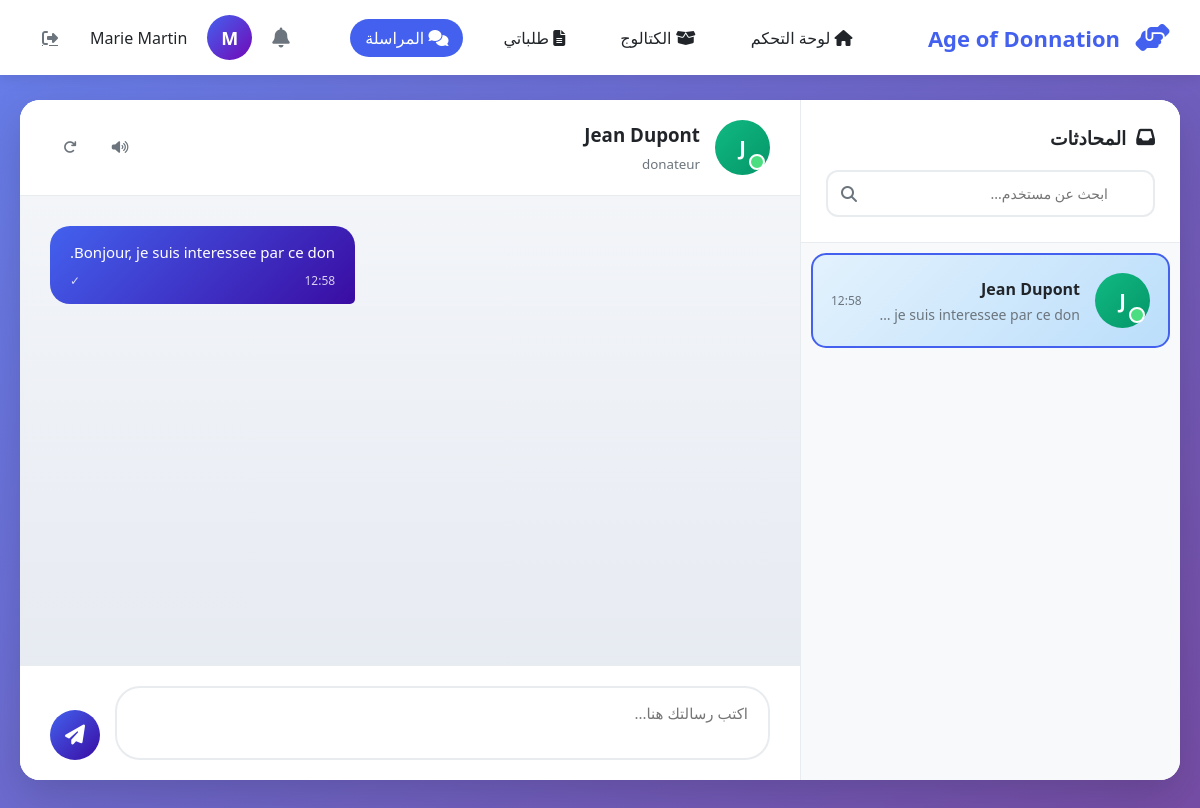
Page /beneficiaire/messagerie.php?user_id=2 (signed in) on the committed database.
### tables this page shows
CREATE TABLE `users` (
  `id` INT(11) NOT NULL AUTO_INCREMENT,
  `nom` VARCHAR(100) NOT NULL,
  `email` VARCHAR(255) NOT NULL,
  `password` VARCHAR(255) NOT NULL,
  `type` ENUM('donateur','beneficiaire','livreur','admin') NOT NULL,
  `telephone` VARCHAR(20) DEFAULT NULL,
  `adresse` TEXT DEFAULT NULL,
  `ville` VARCHAR(100) DEFAULT NULL,
  `status` ENUM('active','inactive','pending') DEFAULT 'active',
  `reset_token` VARCHAR(100) DEFAULT NULL,
  `reset_expires` DATETIME DEFAULT NULL,
  `created_at` TIMESTAMP NOT NULL DEFAULT CURRENT_TIMESTAMP,
  `updated_at` TIMESTAMP NOT NULL DEFAULT CURRENT_TIMESTAMP ON UPDATE CURRENT_TIMESTAMP,
  PRIMARY KEY (`id`),
  UNIQUE KEY `email` (`email`)
);

CREATE TABLE `messages` (
  `id` INT(11) NOT NULL AUTO_INCREMENT,
  `expediteur_id` INT(11) NOT NULL,
  `destinataire_id` INT(11) NOT NULL,
  `demande_id` INT(11) DEFAULT NULL,
  `message` TEXT NOT NULL,
  `lu` TINYINT(1) DEFAULT 0,
  `lu_at` TIMESTAMP NULL DEFAULT NULL,
  `created_at` TIMESTAMP NOT NULL DEFAULT CURRENT_TIMESTAMP,
  PRIMARY KEY (`id`),
  KEY `expediteur_id` (`expediteur_id`),
  KEY `destinataire_id` (`destinataire_id`),
  KEY `demande_id` (`demande_id`),
  CONSTRAINT `messages_ibfk_1`
    FOREIGN KEY (`expediteur_id`) REFERENCES `users` (`id`)
    ON DELETE CASCADE,
  CONSTRAINT `messages_ibfk_2`
    FOREIGN KEY (`destinataire_id`) REFERENCES `users` (`id`)
    ON DELETE CASCADE,
  CONSTRAINT `messages_ibfk_3`
    FOREIGN KEY (`demande_id`) REFERENCES `demandes` (`id`)
    ON DELETE SET NULL
);

### beneficiaire/messagerie.php (the view, shortened to what this page needs)
<?php
$database = new Database();
$db = $database->getConnection();
$user_id = $_SESSION['user_id'];
$user_nom = $_SESSION['user_nom'];
$selected_user_id = isset($_GET['user_id']) ? $_GET['user_id'] : null;
$query_conversations = "
    SELECT DISTINCT
        u.id as other_id,
        u.nom as other_nom,
        u.type as other_type,
        (SELECT message FROM messages m
         WHERE (m.expediteur_id = u.id AND m.destinataire_id = :user_id)
            OR (m.expediteur_id = :user_id AND m.destinataire_id = u.id)
         ORDER BY m.created_at DESC LIMIT 1) as last_message,
        (SELECT COUNT(*) FROM messages m2
         WHERE m2.expediteur_id = u.id AND m2.destinataire_id = :user_id AND m2.lu = 0) as unread,
        (SELECT created_at FROM messages m3
         WHERE (m3.expediteur_id = u.id AND m3.destinataire_id = :user_id)
            OR (m3.expediteur_id = :user_id AND m3.destinataire_id = u.id)
         ORDER BY m3.created_at DESC LIMIT 1) as last_time
    FROM users u
    WHERE u.id IN (
        SELECT DISTINCT
            CASE
                WHEN m.expediteur_id = :user_id THEN m.destinataire_id
                ELSE m.expediteur_id
            END
        FROM messages m
        WHERE m.expediteur_id = :user_id OR m.destinataire_id = :user_id
    )
    AND u.id != :user_id
    ORDER BY last_time DESC
";
$stmt_conv = $db->prepare($query_conversations);
$stmt_conv->bindParam(':user_id', $user_id);
$stmt_conv->execute();
$conversations = $stmt_conv->fetchAll(PDO::FETCH_ASSOC);
$messages = [];
$other_user = null;
if ($selected_user_id) {
    $query_user = "SELECT id, nom, type FROM users WHERE id = :id";
    $stmt_user = $db->prepare($query_user);
    $stmt_user->bindParam(':id', $selected_user_id);
    $stmt_user->execute();
    $other_user = $stmt_user->fetch(PDO::FETCH_ASSOC);
    if ($other_user) {
        $query_messages = "
            SELECT m.*, u.nom as sender_name
            FROM messages m
            INNER JOIN users u ON m.expediteur_id = u.id
            WHERE (m.expediteur_id = :user_id AND m.destinataire_id = :other_id)
               OR (m.expediteur_id = :other_id AND m.destinataire_id = :user_id)
            ORDER BY m.created_at ASC
        ";
        $stmt_msg = $db->prepare($query_messages);
        $stmt_msg->bindParam(':user_id', $user_id);
        $stmt_msg->bindParam(':other_id', $selected_user_id);
        $stmt_msg->execute();
        $messages = $stmt_msg->fetchAll(PDO::FETCH_ASSOC);
    }
}
?>
<!DOCTYPE html>
<html lang="fr" dir="rtl">
<head>
    <link rel="stylesheet" href="https://cdnjs.cloudflare.com/ajax/libs/font-awesome/6.4.0/css/all.min.css">
</head>
<body>
    <header class="app-header">
        <a href="dashboard.php" class="logo">
            <i class="fas fa-hands-helping"></i>
            <span>Age of Donnation</span>
        </a>
        <ul class="nav-links">
            <li><a href="dashboard.php"><i class="fas fa-home"></i> لوحة التحكم</a></li>
            <li><a href="catalogue.php"><i class="fas fa-box-open"></i> الكتالوج</a></li>
            <li><a href="mes-demandes.php"><i class="fas fa-file-alt"></i> طلباتي</a></li>
            <li><a href="messagerie.php" class="active"><i class="fas fa-comments"></i> المراسلة</a></li>
        </ul>
        <div class="user-menu">
            <div class="notification-bell" onclick="toggleNotifications()" id="notificationBell">
                <i class="fas fa-bell"></i>
            </div>
            <div class="user-avatar">
                <?php echo strtoupper(substr($user_nom, 0, 1)); ?>
            </div>
            <span style="color: var(--dark); font-weight: 500;"><?php echo $user_nom; ?></span>
            <a href="../auth/logout.php" class="chat-btn" title="تسجيل الخروج">
                <i class="fas fa-sign-out-alt"></i>
            </a>
        </div>
    </header>
    <div class="main-container">
        <div class="messenger-wrapper">
            <div class="sidebar">
                <div class="sidebar-header">
                    <h3><i class="fas fa-inbox"></i> المحادثات</h3>
                    <form method="GET" class="search-box" id="searchForm">
                        <input type="text" name="search" id="searchInput" placeholder="ابحث عن مستخدم..."
                               value="<?php echo htmlspecialchars($_GET['search'] ?? ''); ?>">
                        <i class="fas fa-search"></i>
                    </form>
                </div>
                <div class="conversations-container" id="conversationsList">
                    <?php if(empty($conversations)): ?>
                        <div class="empty-state">
                            <i class="fas fa-comments"></i>
                            <h3>لا توجد محادثات</h3>
                            <p>ابحث عن مستخدم لبدء محادثة جديدة</p>
                        </div>
                    <?php else: ?>
                        <?php foreach($conversations as $conv): ?>
                        <div class="conversation-item <?php echo $selected_user_id == $conv['other_id'] ? 'active' : ''; ?>"
                             onclick="window.location.href='?user_id=<?php echo $conv['other_id']; ?>'"
                             id="conv-<?php echo $conv['other_id']; ?>">
                            <div class="avatar type-<?php echo $conv['other_type']; ?> online">
                                <?php echo strtoupper(substr($conv['other_nom'], 0, 1)); ?>
                            </div>
                            <div class="conversation-info">
                                <h4><?php echo htmlspecialchars($conv['other_nom']); ?></h4>
                                <p id="last-msg-<?php echo $conv['other_id']; ?>">
                                    <?php echo $conv['last_message'] ? htmlspecialchars($conv['last_message']) : 'بداية المحادثة...'; ?>
                                </p>
                            </div>
                            <div class="conversation-meta">
                                <?php if($conv['last_time']): ?>
                                    <span class="conversation-time" id="time-<?php echo $conv['other_id']; ?>">
                                        <?php echo date('H:i', strtotime($conv['last_time'])); ?>
                                    </span>
                                <?php endif; ?>
                            </div>
                        </div>
                        <?php endforeach; ?>
                    <?php endif; ?>
                </div>
            </div>
            <div class="chat-area">
                <?php if($selected_user_id && $other_user): ?>
                    <div class="chat-header">
                        <div class="chat-user">
                            <div class="avatar type-<?php echo $other_user['type']; ?> online">
                                <?php echo strtoupper(substr($other_user['nom'], 0, 1)); ?>
                            </div>
                            <div class="chat-user-info">
                                <h3><?php echo htmlspecialchars($other_user['nom']); ?></h3>
                                <small><?php echo $other_user['type']; ?></small>
                            </div>
                        </div>
                        <div class="chat-actions">
                            <button class="chat-btn" onclick="toggleSound()" id="soundToggle" title="تفعيل/إلغاء الصوت">
                            </button>
                            <button class="chat-btn" onclick="window.location.reload()" title="تحديث">
                                <i class="fas fa-redo"></i>
                            </button>
                        </div>
                    </div>
                    <div class="messages-container" id="messagesContainer">
                        <?php if(empty($messages)): ?>
                            <div class="empty-state" style="margin: auto;">
                                <i class="fas fa-comment-dots"></i>
                                <h3>ابدأ المحادثة</h3>
                                <p>أرسل أول رسالة إلى <?php echo htmlspecialchars($other_user['nom']); ?></p>
                            </div>
                        <?php else: ?>
                            <?php foreach($messages as $msg): ?>
                            <div class="message <?php echo $msg['expediteur_id'] == $user_id ? 'message-sent' : 'message-received'; ?>">
                                <div class="message-text"><?php echo htmlspecialchars($msg['message']); ?></div>
                                <div class="message-time">
                                    <span><?php echo date('H:i', strtotime($msg['created_at'])); ?></span>
                                    <?php if($msg['expediteur_id'] == $user_id): ?>
                                        <span class="message-status">
                                            <?php echo $msg['lu'] ? '✓✓' : '✓'; ?>
                                        </span>
                                    <?php endif; ?>
                                </div>
                            </div>
                            <?php endforeach; ?>
                        <?php endif; ?>
                    </div>
                    <form method="POST" class="input-area">
                        <textarea name="message" class="message-input" placeholder="اكتب رسالتك هنا..." required></textarea>
                        <button type="submit" class="send-btn">
                            <i class="fas fa-paper-plane"></i>
                        </button>
                    </form>
                <?php endif; ?>
            </div>
        </div>
    </div>
</body>
</html>

### rows in the picture
users: nom "J", nom "Jean Dupont", last_message "Bonjour, je suis interessee par ce d…", last_time "12:58", type "donateur"
messages: message "Bonjour, je suis interessee par ce don.", created_at "12:58"

### other values in the picture
substr($user_nom, 0, 1) "M"
$user_nom "Marie Martin"
